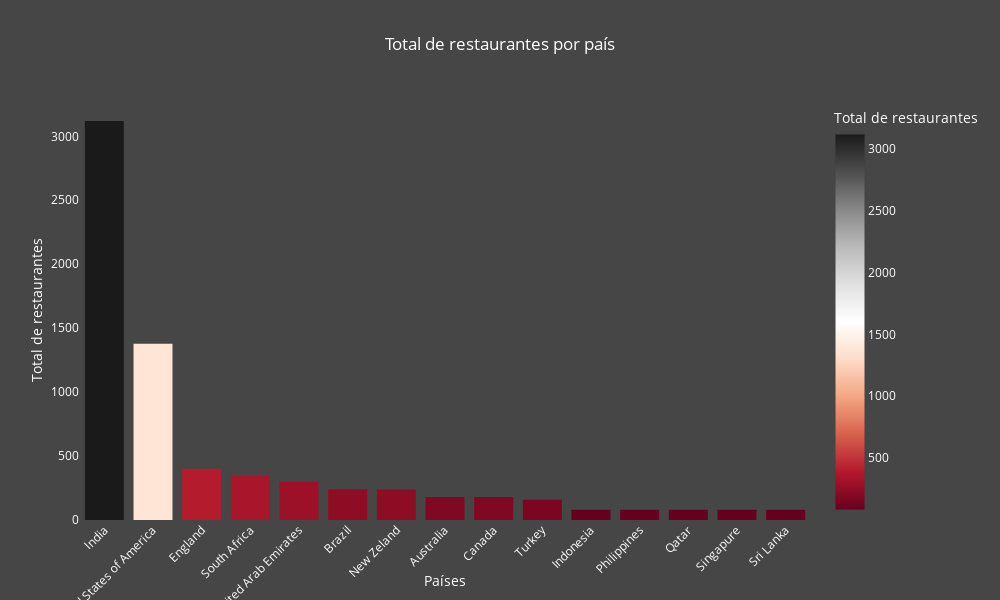

Here is the notebook cell this chart was saved with:
### Code cell
#criar um grafico de barras com os países com mais restaurantes registrados
rest_counts = df1.groupby('country')['restaurant_id'].nunique().reset_index()
rest_counts.columns = ['country', 't_restaurants']
rest_counts = rest_counts.sort_values('t_restaurants', ascending=False)

fig = px.bar(rest_counts, 
             x='country', 
             y='t_restaurants',
             title='Total de restaurantes por país',
             labels={'country': 'País', 't_restaurants': 'Total de restaurantes'},
             color='t_restaurants',
             color_continuous_scale='rdgy')
fig.update_layout(
    xaxis_title='Países',
    yaxis_title='Total de restaurantes',
    xaxis_tickangle=-45,
    showlegend=False,
    height=600,
    width=1000,
    plot_bgcolor='rgb(70, 70, 70)',
    paper_bgcolor='rgb(70, 70, 70)',
    font_color='white')
fig.update_traces(hovertemplate='País: %{x}<br>Total de restaurantes: %{y}')
fig.show()

### Figure 1 — Plotly figure (JSON) as saved in the notebook; plotly's stock layout.template omitted (floating-point values rounded to 4 significant figures)
{"data": [{"alignmentgroup": "True", "hovertemplate": "País: %{x}<br>Total de Restaurantes: %{y}", "legendgroup": "", "marker": {"color": [3120, 1378, 400, 346, 300, 240, 239, 180, 180, 159, 80, 80, 80, 80, 80], "coloraxis": "coloraxis", "pattern": {"shape": ""}}, "name": "", "offsetgroup": "", "orientation": "v", "showlegend": false, "textposition": "auto", "type": "bar", "x": ["India", "United States of America", "England", "South Africa", "United Arab Emirates", "Brazil", "New Zeland", "Australia", "Canada", "Turkey", "Indonesia", "Philippines", "Qatar", "Singapure", "Sri Lanka"], "xaxis": "x", "y": [3120, 1378, 400, 346, 300, 240, 239, 180, 180, 159, 80, 80, 80, 80, 80], "yaxis": "y"}], "layout": {"barmode": "relative", "coloraxis": {"colorbar": {"title": {"text": "Total de restaurantes"}}, "colorscale": [[0, "rgb(103,0,31)"], [0.1, "rgb(178,24,43)"], [0.2, "rgb(214,96,77)"], [0.3, "rgb(244,165,130)"], [0.4, "rgb(253,219,199)"], [0.5, "rgb(255,255,255)"], [0.6, "rgb(224,224,224)"], [0.7, "rgb(186,186,186)"], [0.8, "rgb(135,135,135)"], [0.9, "rgb(77,77,77)"], [1, "rgb(26,26,26)"]]}, "font": {"color": "white"}, "height": 600, "legend": {"tracegroupgap": 0}, "paper_bgcolor": "rgb(70, 70, 70)", "plot_bgcolor": "rgb(70, 70, 70)", "showlegend": false, "title": {"text": "Total de restaurantes por país"}, "width": 1000, "xaxis": {"anchor": "y", "domain": [0, 1], "tickangle": -45, "title": {"text": "Países"}}, "yaxis": {"anchor": "x", "domain": [0, 1], "title": {"text": "Total de restaurantes"}}}}
